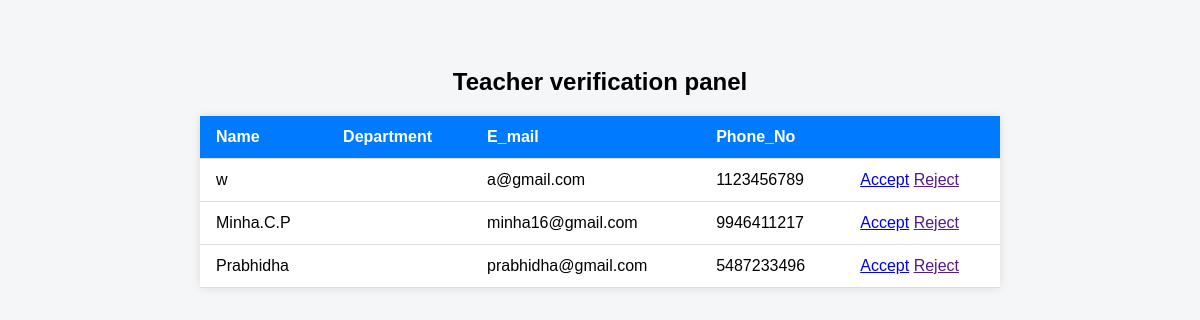
Screenshot of /teacher with the database file from the repository.
### mobilesilentapp/models.py (models this page shows)
class TeacherTable(models.Model):
    login_id =models.ForeignKey(LoginTable,on_delete=models.CASCADE,null=True,blank=True)
    Department =models.ForeignKey(DepartmentTable,on_delete=models.CASCADE,null=True,blank=True)
    name =models.CharField(max_length=30,null=True,blank=True)
    email =models.CharField(max_length=30,null=True,blank=True)
    phone_no =models.BigIntegerField(null=True,blank=True)
    address=models.CharField(max_length=50,null=True,blank=True)

### mobilesilentapp/views.py (the view)
# urls.py: path('teacher',TeacherView.as_view(),name="teacher"),
class TeacherView(View):
    def get(self, request):
        c = TeacherTable.objects.all()
        return render(request, 'administration/Teacher.html',{'c':c})

### templates/administration/Teacher.html (shortened to what this page needs)
<!DOCTYPE html>
<html lang="en">
<head>
</head>
<body>
    <h2 style="text-align:center;">Teacher verification panel</h2>
   <table>
    <thead>
      <tr>
        <th>Name</th>
        <th>Department</th>
        <th>E_mail</th>
        <th>Phone_No</th>
        <th></th>
      </tr>
    </thead>
    <tbody>
      {% for i in c %}
      <tr>
        <td>{{i.name}}</td>
        <td>{{i.department}}</td>
        <td>{{i.email}}</td>
        <td>{{i.phone_no}}</td>
        <td>
          <a href="/acceptteacher/{{i.id}}">Accept</a>
          <a href="">Reject</a>
        </td>
      </tr>
      </tbody>
      {% endfor %}
</body>
</html>

### templates/administration/Teacher.html (style rules this page uses)
body { font-family: Arial, sans-serif; background-color: #f4f6f8; padding: 40px; }
table { width: 100%; max-width: 800px; margin: 0 auto; border-collapse: collapse; background-color: #fff; box-shadow: 0 0 10px rgba(0,0,0,0.1); }
th, td { padding: 12px 16px; border-bottom: 1px solid #ddd; text-align: left; }
th { background-color: #007bff; color: white; }

### rows the page displays
TeacherTable: name "w", email "a@gmail.com", phone_no "1123456789"
TeacherTable: name "Minha.C.P", email "minha16@gmail.com", phone_no "9946411217"
TeacherTable: name "Prabhidha", email "prabhidha@gmail.com", phone_no "5487233496"
